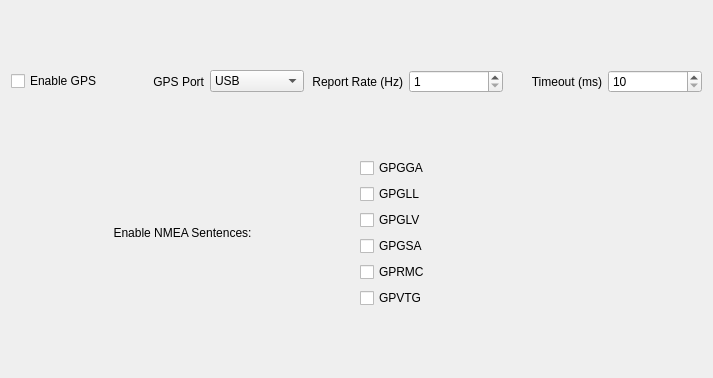
                 <widget class="QWidget" name="scrollAreaWidgetContents_13">
                  <property name="geometry">
                   <rect>
                    <x>0</x>
                    <y>0</y>
                    <width>713</width>
                    <height>378</height>
                   </rect>
                  </property>
                  <layout class="QGridLayout" name="gridLayout_27">
                   <item row="1" column="0">
                    <layout class="QHBoxLayout" name="horizontalLayout_7">
                     <item>
                      <widget class="QLabel" name="label_8">
                       <property name="text">
                        <string>Enable NMEA Sentences:</string>
                       </property>
                       <property name="alignment">
                        <set>Qt::AlignCenter</set>
                       </property>
                      </widget>
                     </item>
                     <item>
                      <layout class="QVBoxLayout" name="verticalLayout_4">
                       <item>
                        <widget class="QCheckBox" name="enable_gpgga">
                         <property name="text">
                          <string>GPGGA</string>
                         </property>
                        </widget>
                       </item>
                       <item>
                        <widget class="QCheckBox" name="enable_gpgll">
                         <property name="text">
                          <string>GPGLL</string>
                         </property>
                        </widget>
                       </item>
                       <item>
                        <widget class="QCheckBox" name="enable_gpglv">
                         <property name="text">
                          <string>GPGLV</string>
                         </property>
                        </widget>
                       </item>
                       <item>
                        <widget class="QCheckBox" name="enable_gpgsa">
                         <property name="text">
                          <string>GPGSA</string>
                         </property>
                        </widget>
                       </item>
                       <item>
                        <widget class="QCheckBox" name="enable_gprmc">
                         <property name="text">
                          <string>GPRMC</string>
                         </property>
                        </widget>
                       </item>
                       <item>
                        <widget class="QCheckBox" name="enable_gpvtg">
                         <property name="text">
                          <string>GPVTG</string>
                         </property>
                        </widget>
                       </item>
                      </layout>
                     </item>
                    </layout>
                   </item>
                   <item row="0" column="0">
                    <layout class="QHBoxLayout" name="horizontalLayout_68">
                     <item>
                      <widget class="QCheckBox" name="enable_gps">
                       <property name="text">
                        <string>Enable GPS</string>
                       </property>
                      </widget>
                     </item>
                     <item>
                      <widget class="QLabel" name="label_68">
                       <property name="text">
                        <string>GPS Port</string>
                       </property>
                       <property name="alignment">
                        <set>Qt::AlignRight|Qt::AlignTrailing|Qt::AlignVCenter</set>
                       </property>
                      </widget>
                     </item>
                     <item>
                      <widget class="QComboBox" name="gps_port">
                       <item>
                        <property name="text">
                         <string>USB</string>
                        </property>
                       </item>
                       <item>
                        <property name="text">
                         <string>Serial1</string>
                        </property>
                       </item>
                       <item>
                        <property name="text">
                         <string>Serial2</string>
                        </property>
                       </item>
                       <item>
                        <property name="text">
                         <string>Serial3</string>
                        </property>
                       </item>
                       <item>
                        <property name="text">
                         <string>Serial4</string>
                        </property>
                       </item>
                       <item>
                        <property name="text">
                         <string>Serial5</string>
                        </property>
                       </item>
                       <item>
                        <property name="text">
                         <string>Serial6</string>
                        </property>
                       </item>
                       <item>
                        <property name="text">
                         <string>Serial7</string>
                        </property>
                       </item>
                       <item>
                        <property name="text">
                         <string>Serial8</string>
                        </property>
                       </item>
                      </widget>
                     </item>
                     <item>
                      <widget class="QLabel" name="label_9">
                       <property name="text">
                        <string>Report Rate (Hz)</string>
                       </property>
                       <property name="alignment">
                        <set>Qt::AlignRight|Qt::AlignTrailing|Qt::AlignVCenter</set>
                       </property>
                      </widget>
                     </item>
                     <item>
                      <widget class="QSpinBox" name="gps_report_rate">
                       <property name="minimum">
                        <number>1</number>
                       </property>
                       <property name="maximum">
                        <number>10</number>
                       </property>
                      </widget>
                     </item>
                     <item>
                      <widget class="QLabel" name="label_7">
                       <property name="text">
                        <string>Timeout (ms)</string>
                       </property>
                       <property name="alignment">
                        <set>Qt::AlignRight|Qt::AlignTrailing|Qt::AlignVCenter</set>
                       </property>
                      </widget>
                     </item>
                     <item>
                      <widget class="QSpinBox" name="gps_timeout">
                       <property name="minimum">
                        <number>10</number>
                       </property>
                       <property name="maximum">
                        <number>2000</number>
                       </property>
                      </widget>
                     </item>
                    </layout>
                   </item>
                  </layout>
                 </widget>
